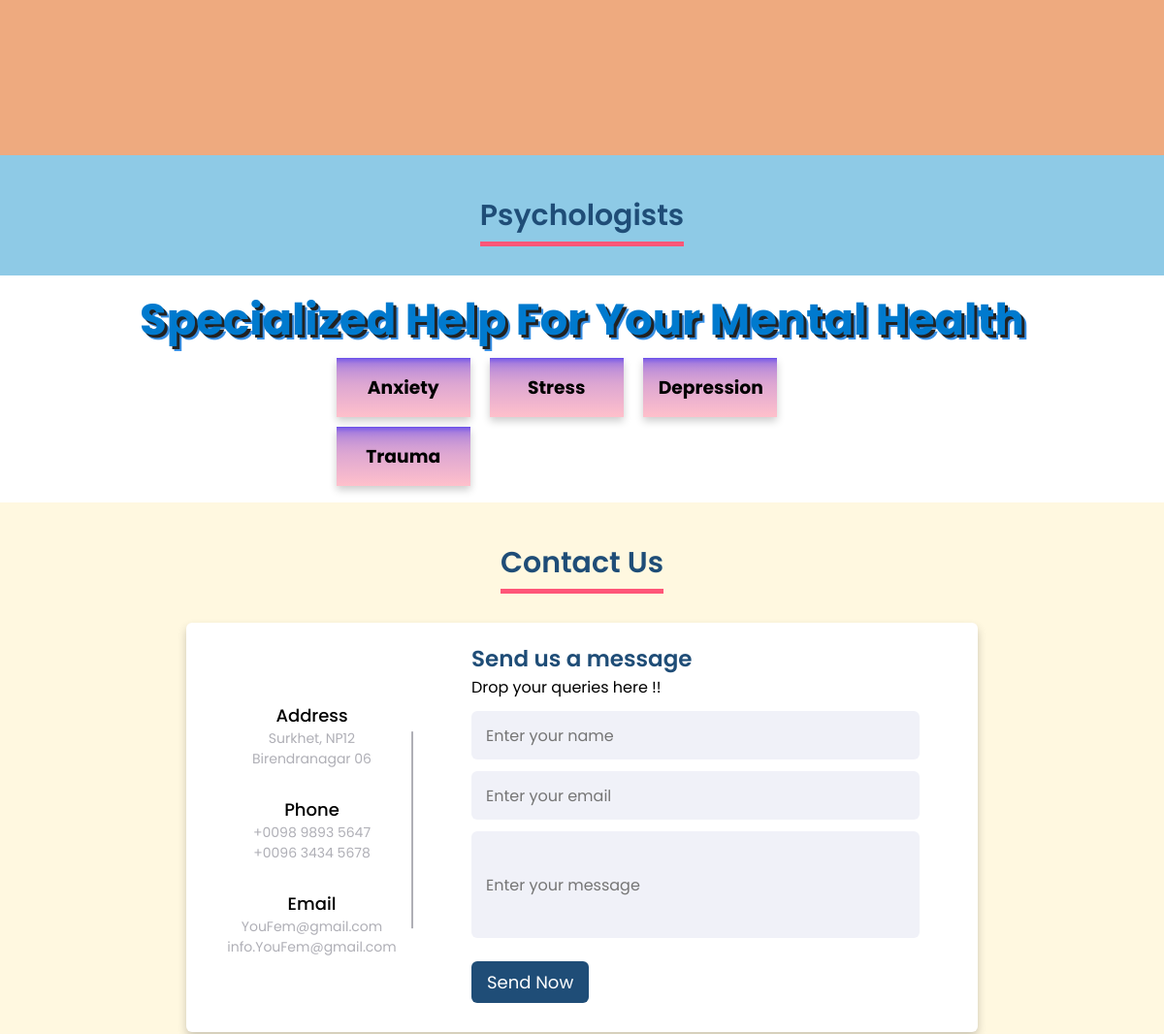
/mental/ (signed in, middle part), run on an earlier commit of the app's database.
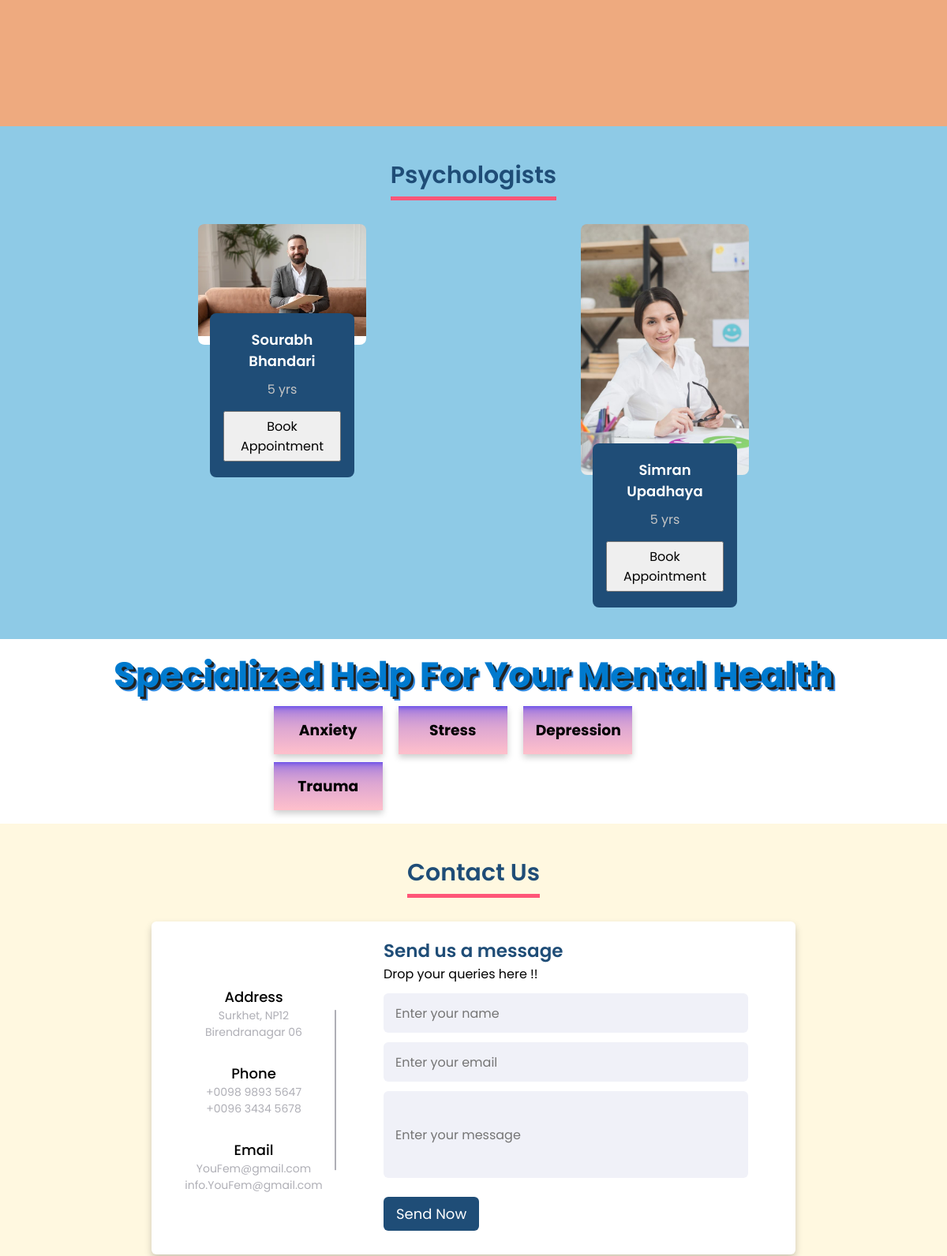
And on a later commit of the database.
### base/models.py (models this page shows, shortened)
class PsychoDisorders(models.Model):
    pdname=models.CharField(max_length=50)

class Professional(models.Model):
    user = models.OneToOneField(User, on_delete=models.CASCADE, primary_key=True)
    experience = models.CharField(max_length=20,null=True)
    contact = models.CharField(max_length=20,null=True)
    profession = models.CharField(max_length=20)
    profile_pic=models.ImageField(null=True,blank=True)
    password=models.CharField(max_length=30,blank=True)

class User(AbstractUser):
    is_customer = models.BooleanField(default=False)
    is_employee = models.BooleanField(default=False)
    first_name = models.CharField(max_length=100)
    last_name = models.CharField(max_length=100)

### base/views.py (the view)
# urls.py: path('mental/',views.mental,name="mental"),
@cache_control(no_cache=True, must_revalidate=True, no_store=True)
@login_required(login_url='login')
def mental(request):
    professionals= Professional.objects.filter(profession='Psychologist')
    psychoDisorder = PsychoDisorders.objects.all()
    context ={'professionals':professionals,'psychoDisorder':psychoDisorder}
    return render(request,'base/mental.html', context)

### base/templates/base/mental.html (shortened to what this page needs)
{% load static %}
<!DOCTYPE html>
<html lang="en" dir="ltr">
  <head>
    <link rel="stylesheet" href="{% static 'css/mentalL.css' %}" />
    <link
      href="https://unpkg.com/boxicons@2.0.7/css/boxicons.min.css"
      rel="stylesheet"
    />
  </head>
  <body>
    <header class="header">
    </header>
    <section class="team-section">
      <div class="team">
        <div class="title"><span>Psychologists</span></div>
        <div class="row">
          <div class="team-items">
            {% for prof in professionals %}
            <div class="item">
              {% if prof.profession == "Psychologist" %}
              <img src="{{prof.profile_pic.url}}" alt="team" />
              <div class="inner">
                <div class="info">
                  <h5>{{prof.user.first_name}} {{prof.user.last_name}}</h5>
                  <p>{{prof.experience}}</p>
                  <div class="social-links">
                    <button>Book Appointment</button>
                  </div>
                </div>
              </div>
              {% endif %}
            </div>
            {% endfor %}
          </div>
        </div>
      </div>
    </section>
    <section class="help-section" id="cards">
      <div  class="head-title"><h2 style="justify-content: center;">Specialized Help For Your Mental Health</h2></div>
      <div class="row">
        {% for psycho in psychoDisorder %}
        <div class="column">
          <div class="card">
            <h3>{{psycho.pdname}}</h3>
          </div>
        </div>
        {% endfor %}
      </div>
    </section>
    <section class="contact-section" id="contact">
      <div class="contact">
        <div class="title"><span>Contact Us</span></div>
        <div class="container">
          <div class="content">
            <div class="left-side">
              <div class="address details">
                <div class="topic">Address</div>
                <div class="text-one">Surkhet, NP12</div>
                <div class="text-two">Birendranagar 06</div>
              </div>
              <div class="phone details">
                <div class="topic">Phone</div>
                <div class="text-one">+0098 9893 5647</div>
                <div class="text-two">+0096 3434 5678</div>
              </div>
              <div class="email details">
                <div class="topic">Email</div>
                <div class="text-one">YouFem@gmail.com</div>
                <div class="text-two">info.YouFem@gmail.com</div>
              </div>
            </div>
            <div class="right-side">
              <div class="topic-text">Send us a message</div>
              <p>
                Drop your queries here !!
              </p>
              <form action="#">
                <div class="input-box">
                  <input type="text" placeholder="Enter your name" />
                </div>
                <div class="input-box">
                  <input type="text" placeholder="Enter your email" />
                </div>
                <div class="input-box message-box">
                  <input type="text" placeholder="Enter your message" />
                </div>
                <div class="button">
                  <input type="button" value="Send Now" />
                </div>
              </form>
            </div>
          </div>
        </div>
      </div>
    </section>
  </body>
</html>

What changed in the data, as far as the page shows it:
added Professional: profile_pic (picture), user.first_name "Sourabh", user.last_name "Bhandari", experience "5 yrs"
added Professional: profile_pic (picture), user.first_name "Simran", user.last_name "Upadhaya", experience "5 yrs"
